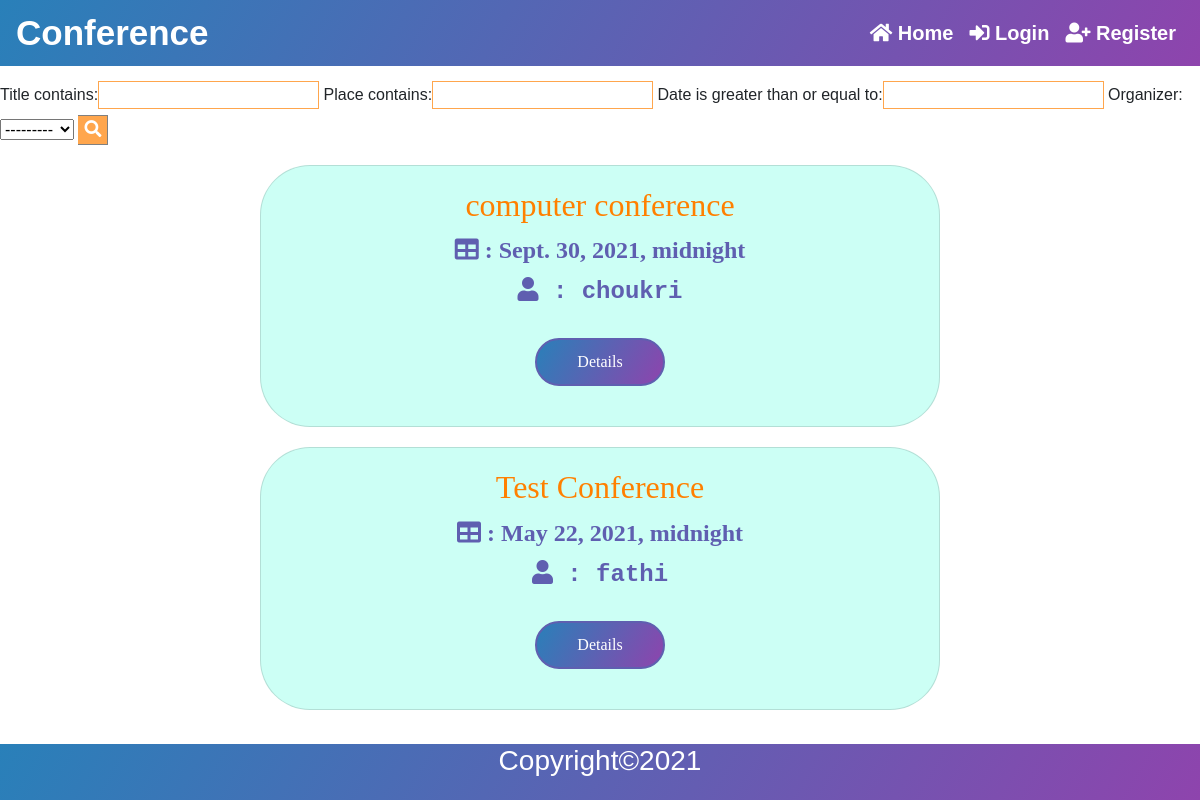
The app's page /, older data.
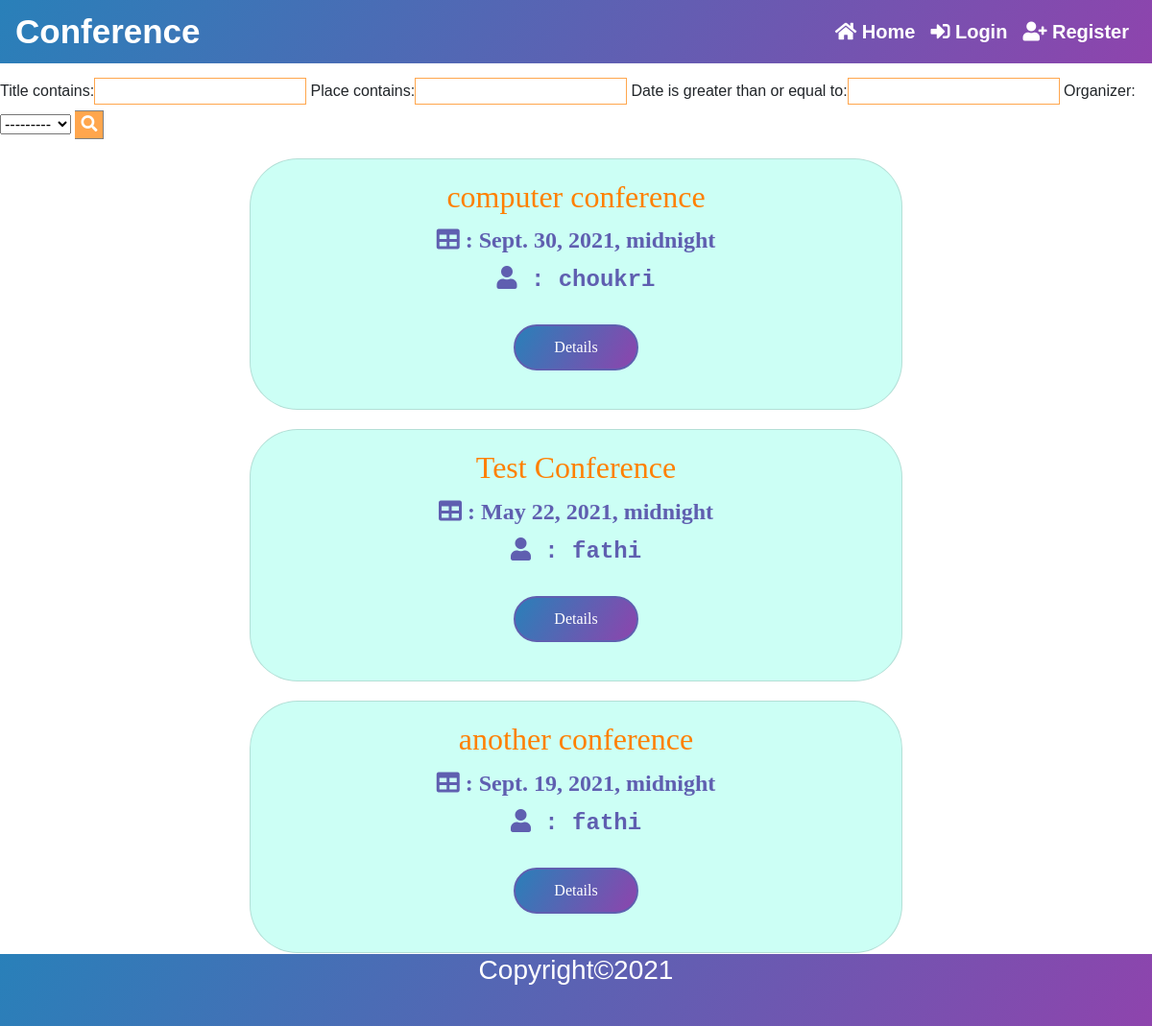
The same page, newer data.
### conferences/models.py (models this page shows, shortened)
class Conference(models.Model):
    title = models.CharField(max_length=50)
    description = models.TextField(verbose_name='description')
    place = models.CharField(max_length=50)
    created_date = models.DateTimeField(auto_now_add=True)
    date = models.DateTimeField()
    submission_deadline = models.DateField()
    confirmation_deadline = models.DateField(null=True, blank=True)
    payment_deadline = models.DateField(null=True, blank=True)
    price = models.CharField(max_length=20, null=True, blank=True)
    organizer = models.ForeignKey(User, on_delete=models.RESTRICT)
    def can_submit(self):
        if timezone.now().date() > self.submission_deadline:
            return False
        return True

### accounts/models.py (models this page shows, shortened)
class User(AbstractBaseUser):
    email = models.EmailField(verbose_name="email", max_length=254, unique=True)
    username = models.CharField(max_length=50, unique=True)
    first_name = models.CharField(max_length=20)
    last_name = models.CharField(max_length=20)
    date_joined = models.DateTimeField(verbose_name="join date", auto_now_add=True)
    last_login = models.DateTimeField(verbose_name="last login", auto_now=True)
    is_active = models.BooleanField(default=True)
    is_staff = models.BooleanField(default=False)
    is_admin = models.BooleanField(default=False)
    is_superuser = models.BooleanField(default=False)
    USERNAME_FIELD = 'email'
    REQUIRED_FIELDS = ['username', 'first_name', 'last_name']
    objects = UserManager()
    def __str__(self):
        return self.username

### conferences/views.py (the view)
class IndexView(generic.ListView):
    model = Conference
    def get_context_data(self, *, object_list=None, **kwargs):
        context = super().get_context_data(**kwargs)
        conferences = Conference.objects.all()
        filter = ConferenceFilter(self.request.GET, queryset=conferences)
        conferences = filter.qs
        context['object_list'] = conferences
        context['submission_list'] = Submission.objects.all()
        context['filter'] = filter
        return context

### conferences/templates/conferences/index.html (shortened to what this page needs)
{% extends 'base.html' %}
{% load humanize %}
{% load bootstrap %}
{% block content %}
    <div>
        <div>
            <form method="get"  class="search">
                {{ filter.form|bootstrap }}
                <button type="submit"><i class="fa fa-search"></i></button>
            </form>
        </div>
    </div>
    {% for conference in conference_list %}
        <div class="card mb-3" style="max-width: 680px;" id="container">
            <div class="row no-gutters">
                <div class="col-md-12">
                    <div class="card-body text-center">
                        <h2 class="card-title" id="conference">{{ conference.title }}</h2>
                        <h4 class="card-title" id="date"><i class="fas fa-table"></i> : {{ conference.date }}</h4>
                        <h4 class="card-title" id="org"><i class="fas fa-user"></i> : {{ conference.organizer }}</h4>
                        <a class="btn btn" href="{% url 'conference' conference.pk %}">Details</a>
                    </div>
                </div>
            </div>
        </div>
    {% endfor %}
{% endblock %}

Row changes from the older to the newer data that the page shows:
added Conference: title "another conference", date "Sept. 19, 2021, midnight", organizer "fathi"
